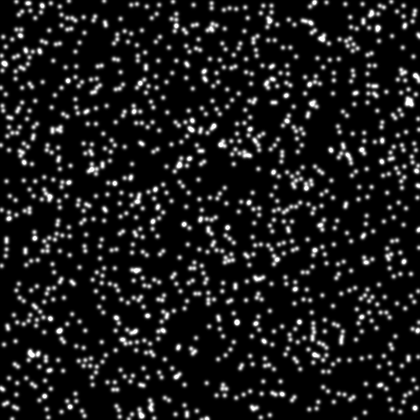
%> input picture TFM_group_01/ex2/im_beads_relaxed.tif, 420 x 420 px, shrunk from 512 x 512 before the run
$ octave multibeadDisp.m   (GNU Octave 9; MATLAB toolbox functions it lacks are replaced by stand-ins)
%> lines starting %> are read from the running program, lines starting %| are printed output that depends on the picture; in (x1, y1, x2, y2) boxes, pixels count from 0 and x2, y2 are one past the last pixel; in counts of white or black regions, pixels touching at a corner belong together; the program's own positions count from 1
%> further down, im_relaxed is the input picture: size 420x420 uint8; min 0, max 255, mean 26.4
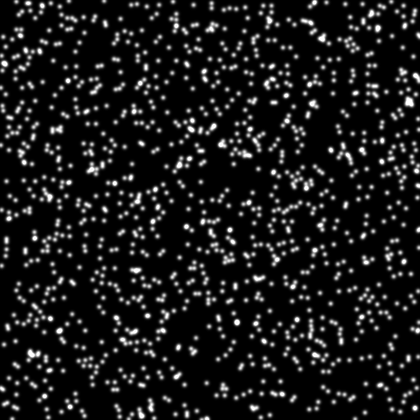
%> input picture TFM_group_01/ex2/im_beads_stressed.tif, 420 x 420 px, shrunk from 512 x 512 before the run
%> further down, im_stressed is the input picture: size 420x420 uint8; min 0, max 255, mean 26.4
### TFM_group_01/displayBeadOverlapping.m
function displayBeadOverlapping(im1,im2)


imSize = size(im1);
%> imSize = [420 420]
im1 = double(im1); im2 = double(im2);
im1 = im1/max(im1(:)); im2 = im2/max(im2(:));


figure
subplot(1,2,1)
imagesc(im1)
colormap gray
axis image
axis off
title('Unstressed Bead Image')
subplot(1,2,2)
imagesc(im2)
colormap gray
axis image
axis off
title('Stressed Bead Image')


figure
rgbIm = zeros([imSize,3]);
rgbIm(:,:,1) = im1;
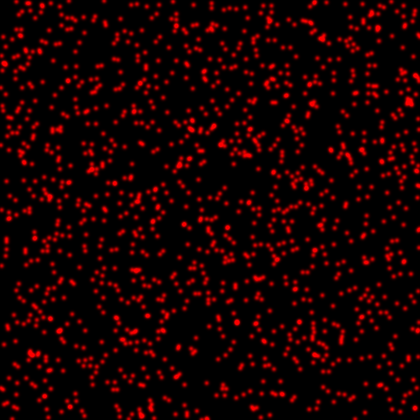
%> rgbIm: size 420x420x3 double; mean R, G, B 0.103, 0, 0
rgbIm(:,:,2) = im2;
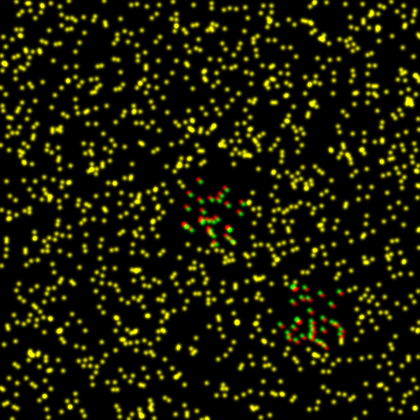
%> rgbIm: size 420x420x3 double; mean R, G, B 0.103, 0.103, 0
image(rgbIm)
axis image
axis off
title('Overlay of Unstressed and Stressed Bead Images')

### TFM_group_01/calcMinBeadInt.m

function minBeadInt = calcMinBeadInt(im)

%Binarize the image
BW = imbinarize(im,'adaptive');
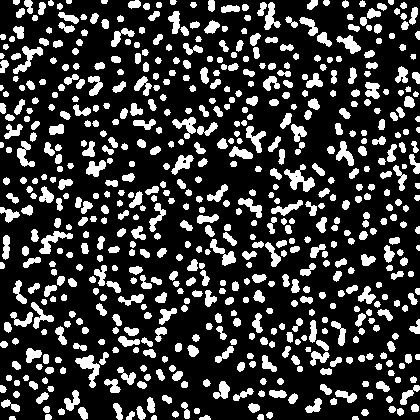
%> BW: size 420x420 logical; 22.6% white; 637 white regions (1 under 20 px), largest, box (x1, y1, x2, y2) and area: (284, 164, 315, 192) 359, (75, 355, 100, 388) 326, (39, 231, 73, 254) 293
%BW = imbinarize(im,'adaptive','ForegroundPolarity','bright','Sensitivity',0.01);
figure, imshow(BW)

%Get connected components
cc = bwconncomp(BW)
%> cc = 637 connected components

%Define a container where the bead intensity values will be stored
bead_int_vals = [];

%Loop through the connected components
for ii = 1:length(cc.PixelIdxList)
    %Access the pixel positions
    coordinates = cc.PixelIdxList{ii};

    %Check the intensity values of im in those positions
    intensities= im(coordinates);

    %Save the values in bead_int_vals
    bead_int_vals= [bead_int_vals; intensities]
end

%Compute the 50% of the average value
minBeadInt = mean(bead_int_vals,'all') * 0.5
%> minBeadInt = 52.48

### TFM_group_01/calcNbeadDisp.m
function [ux,uy] = calcNbeadDisp(im1,im2,blkSize,minCorr,minBeadInt)

%% Calculate blkNum

blkNum(1)=floor(size(im1,2)/blkSize) %x-dim
blkNum(2)=floor(size(im1,1)/blkSize) %y-dim

%% Define ux and uy
ux=zeros(blkNum(1),blkNum(2));
uy=zeros(blkNum(1),blkNum(2));

%% Scan im1 and im2 block by block

for ii= 1:blkNum(1)
    for jj= 1:blkNum(2)
        x_pos = ii * blkSize;
        y_pos = jj * blkSize;
        blkIm1 = im1(y_pos - blkSize + 1:y_pos, x_pos - blkSize + 1:x_pos);
        blkIm2 = im2(y_pos - blkSize + 1:y_pos, x_pos - blkSize + 1:x_pos);

        if max(blkIm1,[],'all') < minBeadInt
            continue
        end
        if max(blkIm2,[],'all') < minBeadInt
            continue
        end

        [s,corrvalue]  = shiftCalc(blkIm1,blkIm2);

        if corrvalue < minCorr
            continue
        end

        ux(ii,jj) = s(1);
        uy(ii,jj) = s(2);
     end
 end

### TFM_group_01/multibeadDisp.m
clear; close all; clc;
%% Read the images
im_relaxed = imread('/home/wth/Downloads/SYNC/mechanobiology/TFM_assignment/TFM_group_01/ex2/im_beads_relaxed.tif');
im_stressed = imread('/home/wth/Downloads/SYNC/mechanobiology/TFM_assignment/TFM_group_01/ex2/im_beads_stressed.tif');

% Plot the bead images (overlapping)
displayBeadOverlapping(im_relaxed,im_stressed)
%% Displacement calculation

%User parameters
blkSize = 16;
minCorr = 0.6;

%Calculate the minimum bead intensity
minBeadInt = calcMinBeadInt(im_relaxed);
%> minBeadInt = 52.48

%Calculate displacements
[ux,uy] = calcNbeadDisp(im_relaxed,im_stressed,blkSize,minCorr,minBeadInt);
%> the run ends on the next line
